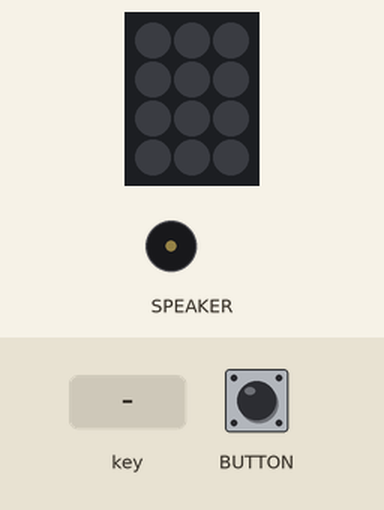
Simulated run of this program. Board: Adafruit MacroPad running CircuitPython. On the bench: 3×4 RGB LED matrix, buzzer (waves = sounding). The inputs (shaded band) are chosen by the test bench. Dim RGB values are drawn brighter than linear; USB keyboard and mouse output is not drawn; audio playback is drawn as a buzzer.

Above: at 1.2 s.
1.3 s: key number 0 pressed for 0.2 s
At 2.1 s:
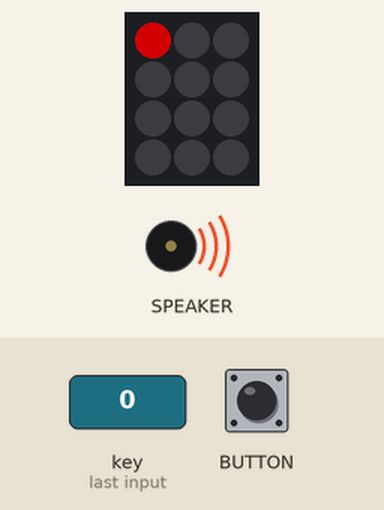
3.8 s: key number 2 pressed for 0.2 s
At 4.6 s:
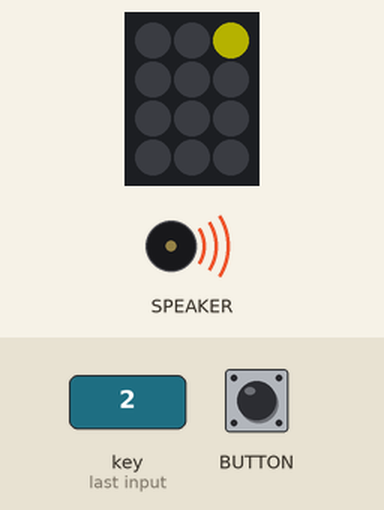
6.3 s: key number 3 pressed for 0.2 s
At 7.1 s:
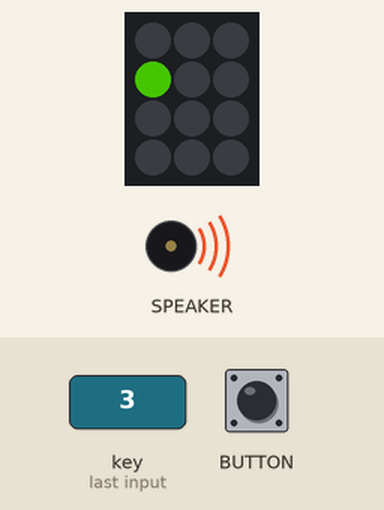
8.8 s: key number 6 pressed for 0.2 s
At 8.9 s:
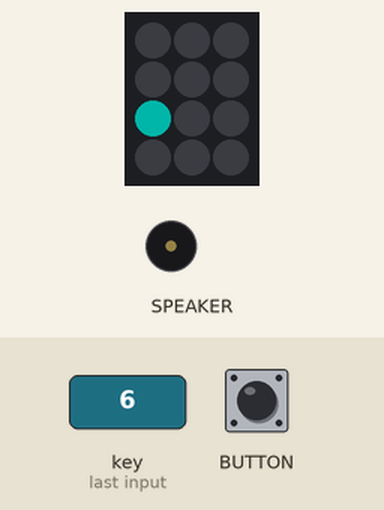
10.5 s: key number 7 pressed for 0.2 s
At 10.6 s:
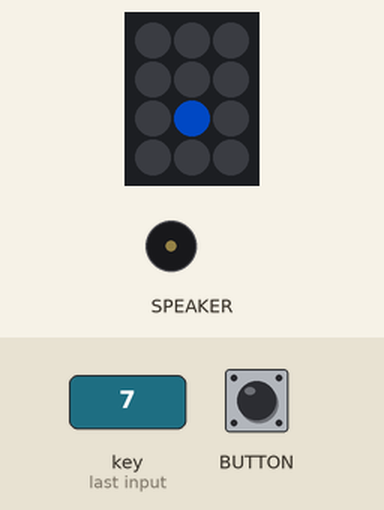
12.2 s: key number 10 pressed for 0.2 s
At 12.3 s:
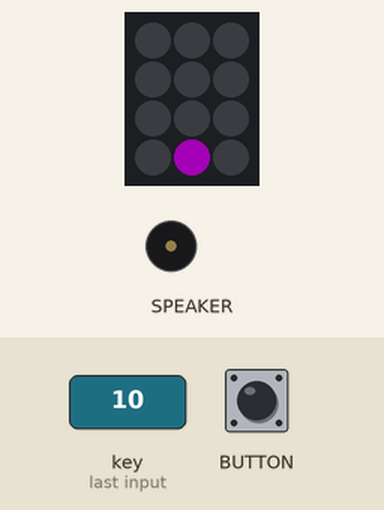
Timing chart, 0 to 14.9 s (numbered marks = the images above; inputs shaded):
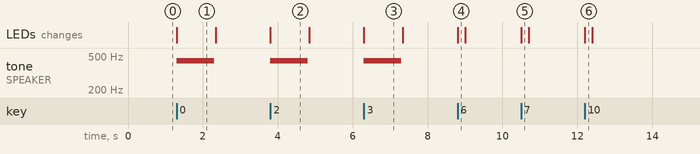

The program:

macropad_mp3.py
```python
# (licence header left out)
"""
MacroPad MP3 playback demo. Plays one of four different MP3 files when one of the first four keys
is pressed. All keys light up a color of the rainbow when pressed, but no audio is played for the
rest of the keys.
"""
from rainbowio import colorwheel
from adafruit_macropad import MacroPad

macropad = MacroPad()

# To include more MP3 files, add the names to this list in the same manner as the others.
# Then, press the key associated with the file's position in the list to play the file!
audio_files = ["slow.mp3", "happy.mp3", "beats.mp3", "upbeats.mp3"]

while True:
    key_event = macropad.keys.events.get()

    if key_event:
        if key_event.pressed:
            macropad.pixels[key_event.key_number] = colorwheel(
                int(255 / 12) * key_event.key_number
            )
            if key_event.key_number < len(audio_files):
                macropad.play_file(audio_files[key_event.key_number])

        else:
            macropad.pixels.fill((0, 0, 0))
```

Measured:
- after the input at 1.3 s, tone on SPEAKER: silent → 440 Hz at once, → silent 1.0 s later; the LEDs: change at once (image 1)
- after the input at 3.8 s, tone on SPEAKER: silent → 440 Hz at once, → silent 1.0 s later; the LEDs: change at once (image 2)
- after the input at 6.3 s, tone on SPEAKER: silent → 440 Hz at once, → silent 1.0 s later; the LEDs: change at once (image 3)
- after the input at 8.8 s, the LEDs: change at once (image 4)
- after the input at 10.5 s, the LEDs: change at once (image 5)
- after the input at 12.2 s, the LEDs: change at once (image 6)
- what the display in image 1 shows lasts 1.0 s, from 1.3 s to 2.3 s
